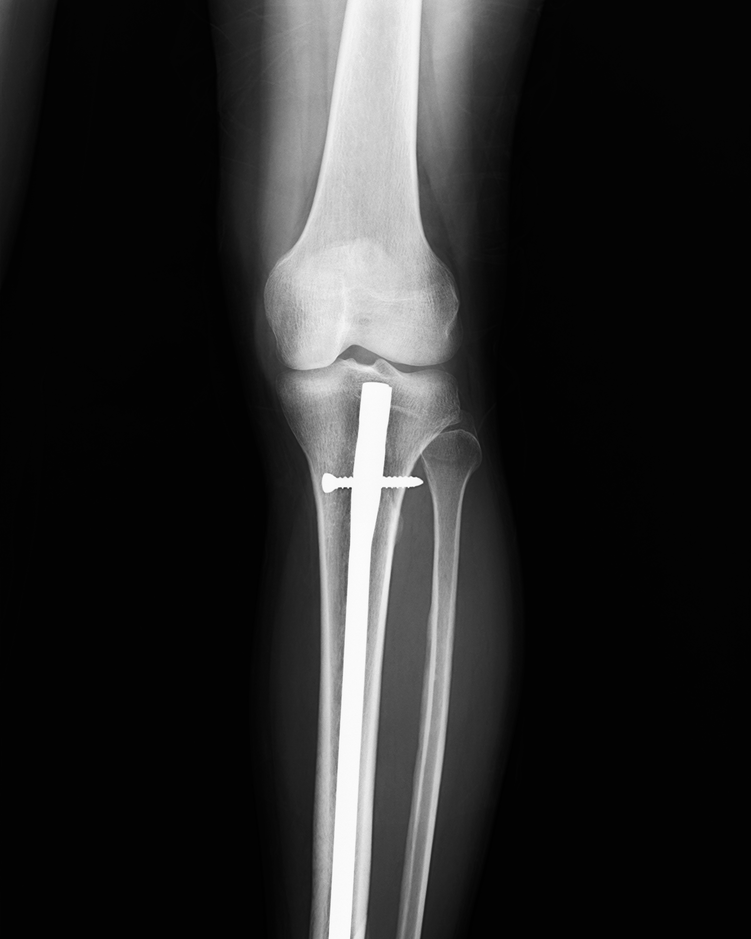
#> input picture Depth_Estimation/img.png, 751 x 939 px, shrunk from 2304 x 2880 before the run
$ python image_processing.py
#> lines starting #> are read from the running program, lines starting #| are printed output that depends on the picture; after the words box and inside, x2 and y2 are one past the last pixel; in counts of white or black regions, pixels touching at a corner belong together
import numpy as np
import cv2

img = cv2.imread('img.png')
#> img is the input picture: shape (939, 751, 3); min 0, max 255, mean 40.6
gray = cv2.cvtColor(img, cv2.COLOR_BGR2GRAY)

thresh = cv2.threshold(gray, 0, 255, cv2.THRESH_BINARY + cv2.THRESH_OTSU)[1]
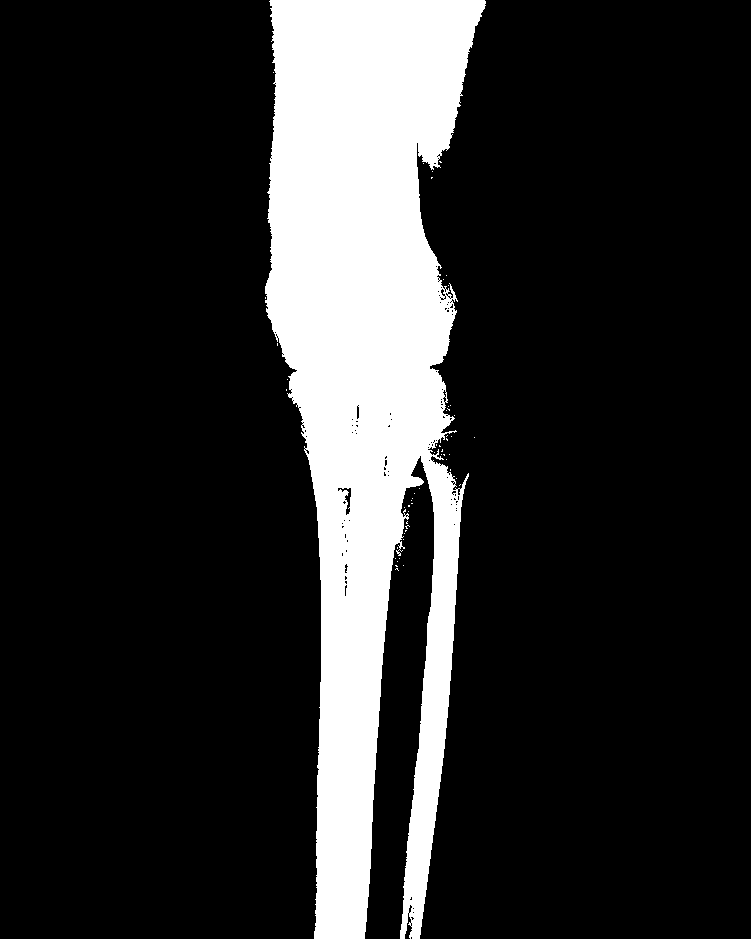
#> thresh: shape (939, 751); 17.2% white; 53 white regions (52 under 20 px), largest, box (x1, y1, x2, y2) and area: (265, 0, 486, 939) 121242
thresh[thresh.shape[0]-3:thresh.shape[0], 0:thresh.shape[1]] = 0
#> thresh: shape (939, 751); 17.2% white; 53 white regions (52 under 20 px), largest, box (x1, y1, x2, y2) and area: (265, 0, 486, 936) 121044
white = np.where(thresh == 255)
#> white = 121146 positions, rows 0 to 935, columns 265 to 485

xmin, ymin, xmax, ymax = np.min(white[1]), np.min(white[0]), np.max(white[1]), np.max(white[0])
#> xmin = 265; ymin = 0; xmax = 485; ymax = 935
print(xmin, xmax, ymin, ymax)
#| 265 485 0 935
crop = img[ymin:ymax+3, xmin:xmax]
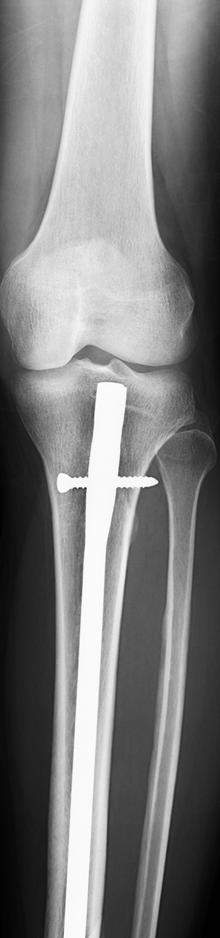
#> crop: shape (938, 220, 3); min 1, max 255, mean 126.9
mask = thresh[ymin:ymax+3, xmin:xmax] > 0
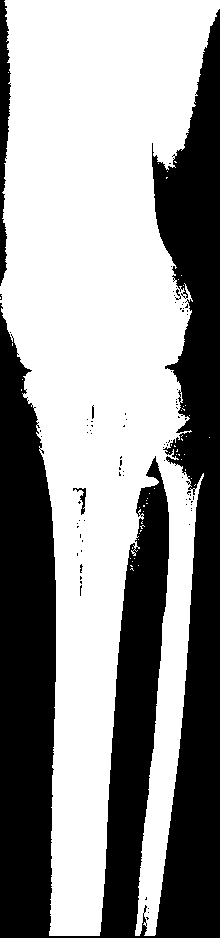
#> mask: shape (938, 220) bool; 58.7% white; 83 black regions (78 under 20 px), largest, box (x1, y1, x2, y2) and area: (0, 9, 220, 938) 82952, (0, 0, 11, 286) 1901, (73, 488, 86, 515) 105, (175, 289, 181, 300) 25, (92, 405, 94, 419) 25

result = cv2.cvtColor(crop, cv2.COLOR_BGR2BGRA)
result[:, :, 3] = (mask * 255).astype(np.uint8)

output_path = 'screw_bone.png'
cv2.imwrite(output_path, result)
cv2.imshow("crop with transparency", result)
cv2.waitKey(0)
cv2.destroyAllWindows()

print(f"Image saved as {output_path}")
